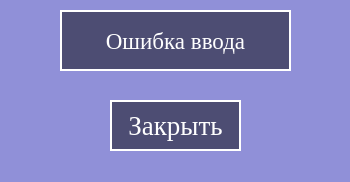
<?xml version="1.0" encoding="UTF-8"?>
<ui version="4.0">
 <class>MainWindow</class>
 <widget class="QMainWindow" name="MainWindow">
  <property name="geometry">
   <rect>
    <x>0</x>
    <y>0</y>
    <width>350</width>
    <height>182</height>
   </rect>
  </property>
  <property name="windowTitle">
   <string>Mistake</string>
  </property>
  <property name="styleSheet">
   <string notr="true">background-color: rgb(144, 144, 216);</string>
  </property>
  <widget class="QWidget" name="centralwidget">
   <widget class="QLabel" name="label">
    <property name="geometry">
     <rect>
      <x>60</x>
      <y>10</y>
      <width>231</width>
      <height>61</height>
     </rect>
    </property>
    <property name="font">
     <font>
      <family>Times New Roman</family>
      <pointsize>17</pointsize>
     </font>
    </property>
    <property name="styleSheet">
     <string notr="true">QLabel
{
	background-color: rgb(77, 77, 115);
	border: 2px solid white;
	color: white
}</string>
    </property>
    <property name="text">
     <string>Ошибка ввода</string>
    </property>
    <property name="alignment">
     <set>Qt::AlignCenter</set>
    </property>
   </widget>
   <widget class="QPushButton" name="cancel_button">
    <property name="geometry">
     <rect>
      <x>110</x>
      <y>100</y>
      <width>131</width>
      <height>51</height>
     </rect>
    </property>
    <property name="font">
     <font>
      <family>Times New Roman</family>
      <pointsize>20</pointsize>
     </font>
    </property>
    <property name="styleSheet">
     <string notr="true">QPushButton
{
	background-color: rgb(77, 77, 115);
	border: 2px solid white;
	color: white
}</string>
    </property>
    <property name="text">
     <string>Закрыть</string>
    </property>
   </widget>
  </widget>
  <widget class="QStatusBar" name="statusbar"/>
 </widget>
 <resources/>
 <connections/>
</ui>
